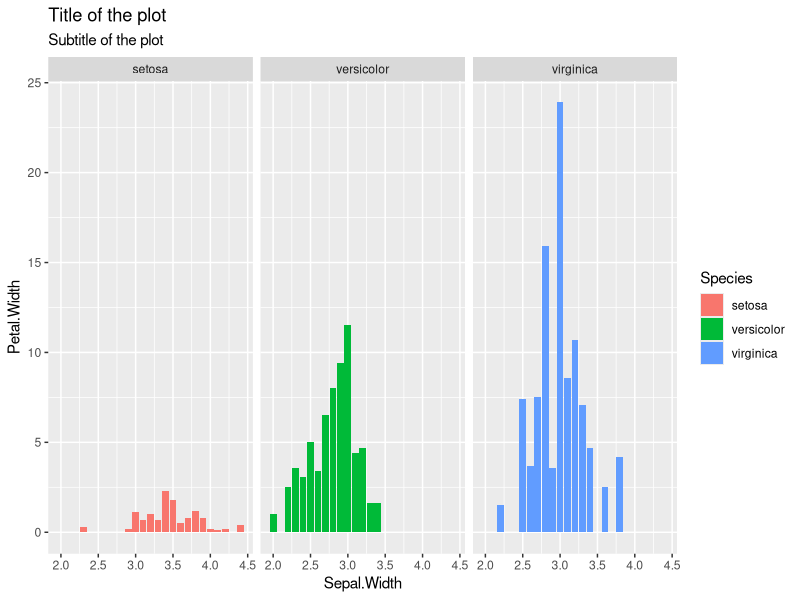
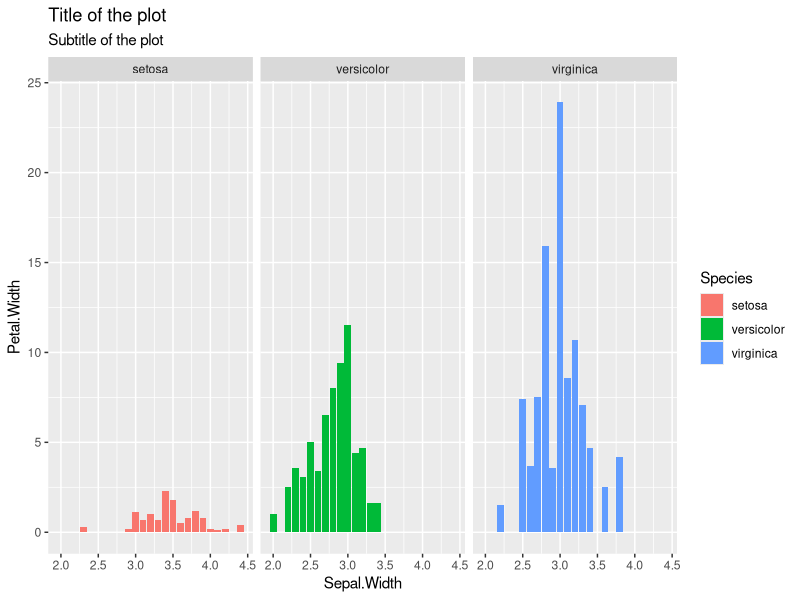
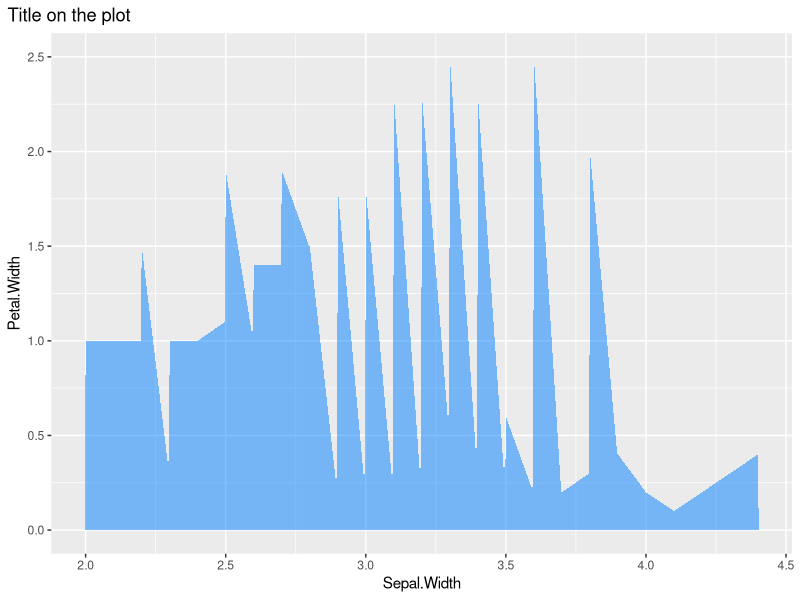
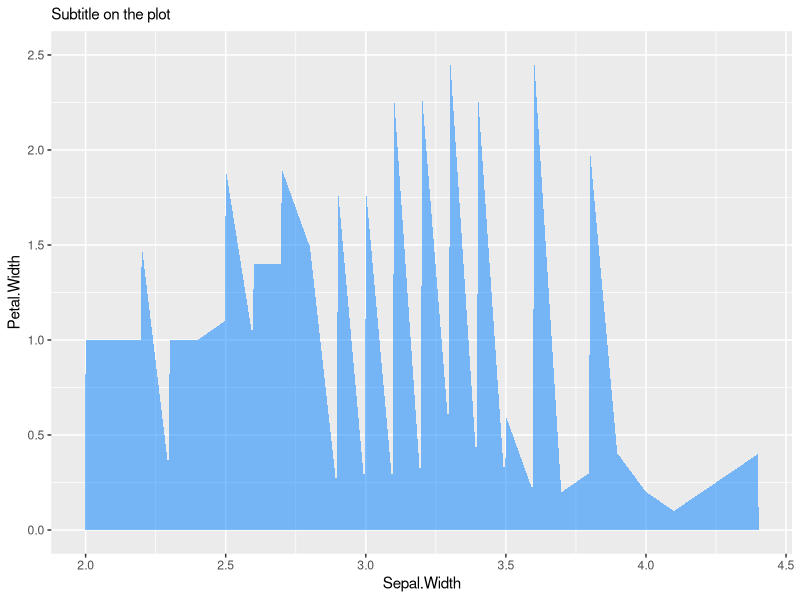
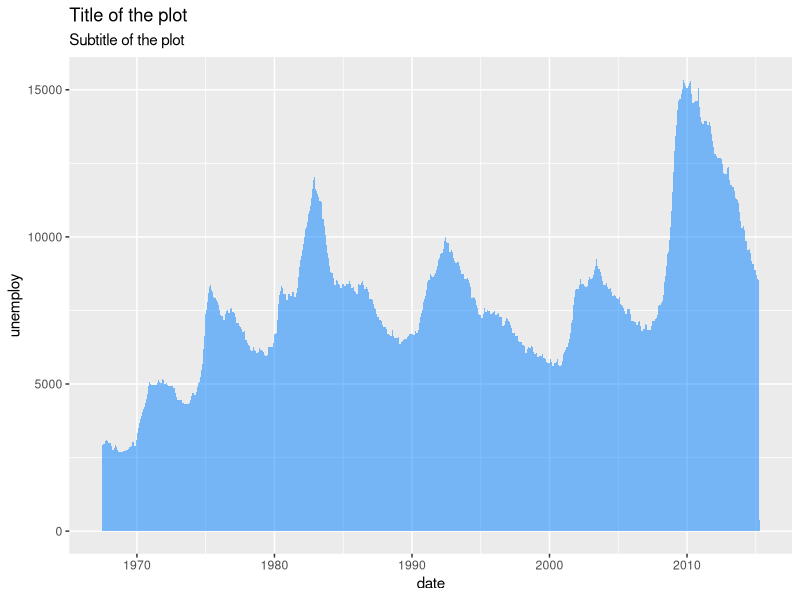
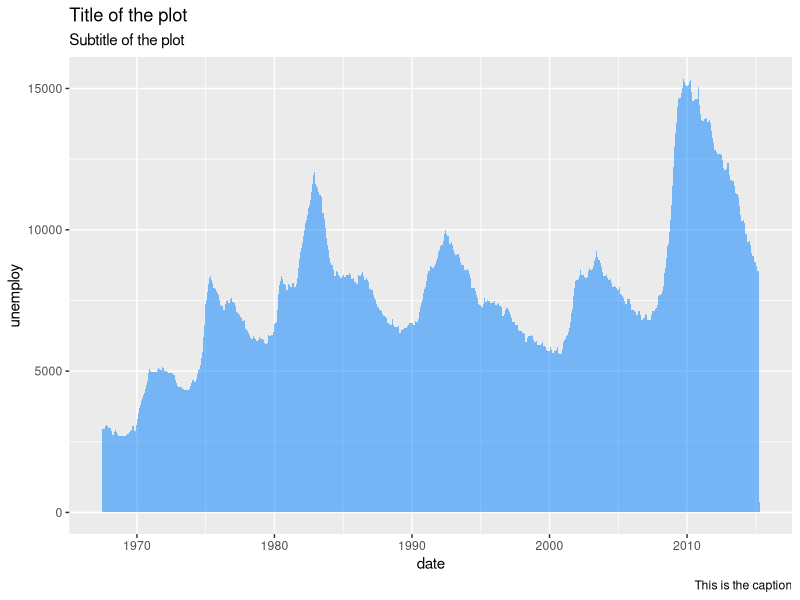
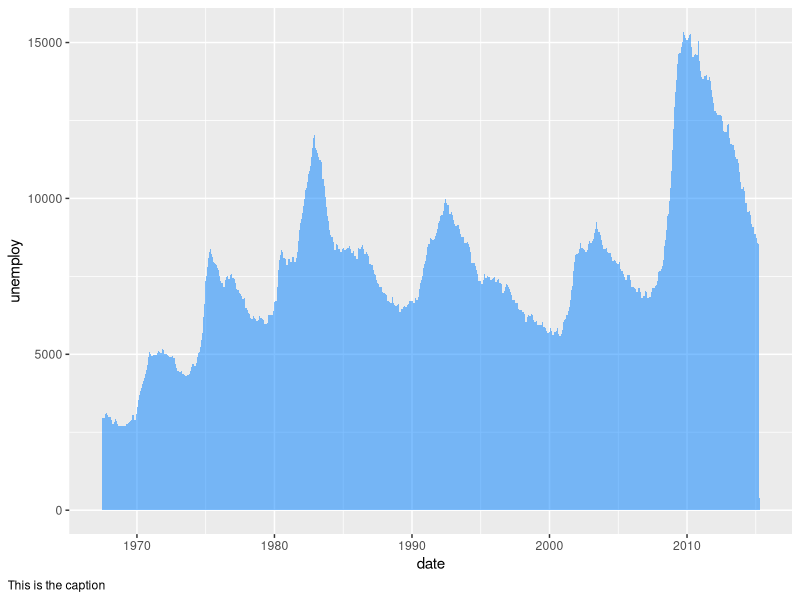
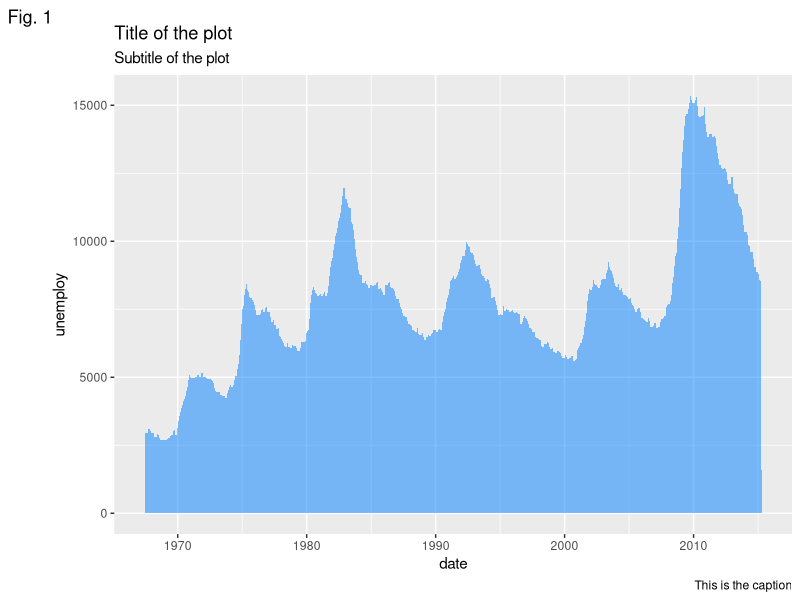

The R source for these figures, in order:
## ---- chunk 1
knitr::opts_chunk$set(echo = TRUE)
## ---- chunk 2
library(ggplot2)

data<-iris

ggplot(data, aes(x = Sepal.Width, y = Petal.Width, fill = Species)) +
  geom_bar(stat = "identity") + 
  facet_wrap(~Species) +
  ggtitle("Title of the plot",
          subtitle = "Subtitle of the plot")->p
p
## ---- chunk 3
# install.packages(ggplot2)
library(ggplot2)
data<-iris

ggplot(data, aes(x = Sepal.Width, y = Petal.Width, fill = Species)) +
  geom_bar(stat = "identity") + 
  facet_wrap(~Species) + 
  labs(title = "Title of the plot",
       subtitle = "Subtitle of the plot")->p
p
## ---- chunk 4
# install.packages(ggplot2)
library(ggplot2)

ggplot(data, aes(x = Sepal.Width, y = Petal.Width)) +
  geom_area(fill = rgb(0, 0.5, 1, alpha = 0.5)) + 
  labs(title = "Title on the plot") + 
  theme(plot.title.position = "plot") 
## ---- chunk 5
# install.packages(ggplot2)
library(ggplot2)

ggplot(data, aes(x = Sepal.Width, y = Petal.Width)) +
  geom_area(fill = rgb(0, 0.5, 1, alpha = 0.5)) +
  labs(subtitle = "Subtitle on the plot")
  
## ---- chunk 6
# install.packages(ggplot2)
library(ggplot2)

ggplot(economics, aes(date, unemploy)) +
  geom_area(fill = rgb(0, 0.5, 1, alpha = 0.5)) + 
  labs(title = "Title of the plot",
       subtitle = "Subtitle of the plot") 
## ---- chunk 7
# install.packages(ggplot2)
library(ggplot2)

ggplot(economics, aes(date, unemploy)) +
  geom_area(fill = rgb(0, 0.5, 1, alpha = 0.5)) + 
  labs(title = "Title of the plot",
       subtitle = "Subtitle of the plot",
       caption = "This is the caption") 
## ---- chunk 8
# install.packages(ggplot2)
library(ggplot2)

ggplot(economics, aes(date, unemploy)) +
  geom_area(fill = rgb(0, 0.5, 1, alpha = 0.5)) + 
  labs(caption = "This is the caption") +
  theme(plot.caption.position = "plot",
        plot.caption = element_text(hjust = 0)) 
## ---- chunk 9
# install.packages(ggplot2)
library(ggplot2)

ggplot(economics, aes(date, unemploy)) +
  geom_area(fill = rgb(0, 0.5, 1, alpha = 0.5)) + 
  labs(title = "Title of the plot",
       subtitle = "Subtitle of the plot",
       caption = "This is the caption",
       tag = "Fig. 1") 
## ---- chunk 10
# install.packages(ggplot2)
library(ggplot2)

ggplot(economics, aes(date, unemploy)) +
  geom_area(fill = rgb(0, 0.5, 1, alpha = 0.5)) + 
  labs(tag = "Fig. 1") +
  theme(plot.tag.position = "bottomright") 
## ---- chunk 11
# install.packages(ggplot2)
library(ggplot2)

ggplot(economics, aes(date, unemploy)) +
  geom_area(fill = rgb(0, 0.5, 1, alpha = 0.5)) + 
  labs(title = "Title of the plot",
       subtitle = "Subtitle of the plot",
       caption = "This is the caption",
       tag = "Fig. 1") + 
  theme(plot.title = element_text(family = "serif",              # Font family
                                  face = "bold",                 # Font face
                                  color = 4,                     # Font color
                                  size = 15,                     # Font size
                                  hjust = 1,                     # Horizontal adjustment
                                  vjust = 1,                     # Vertical adjustment
                                  angle = -10,                   # Font angle
                                  lineheight = 1,                # Line spacing
                                  margin = margin(20, 0, 0, 0)), # Margins (t, r, b, l)
        plot.subtitle = element_text(hjust = 0),                 # Subtitle customization
        plot.caption = element_text(hjust = 0.25),               # Caption customization
        plot.tag = element_text(face = "italic"),                # Tag customization
        plot.title.position = "plot",                            # Title and subtitle position ("plot" or "panel")
        plot.caption.position = "panel",                         # Caption position ("plot" or "panel")
        plot.tag.position = "top")                               # Tag position 

